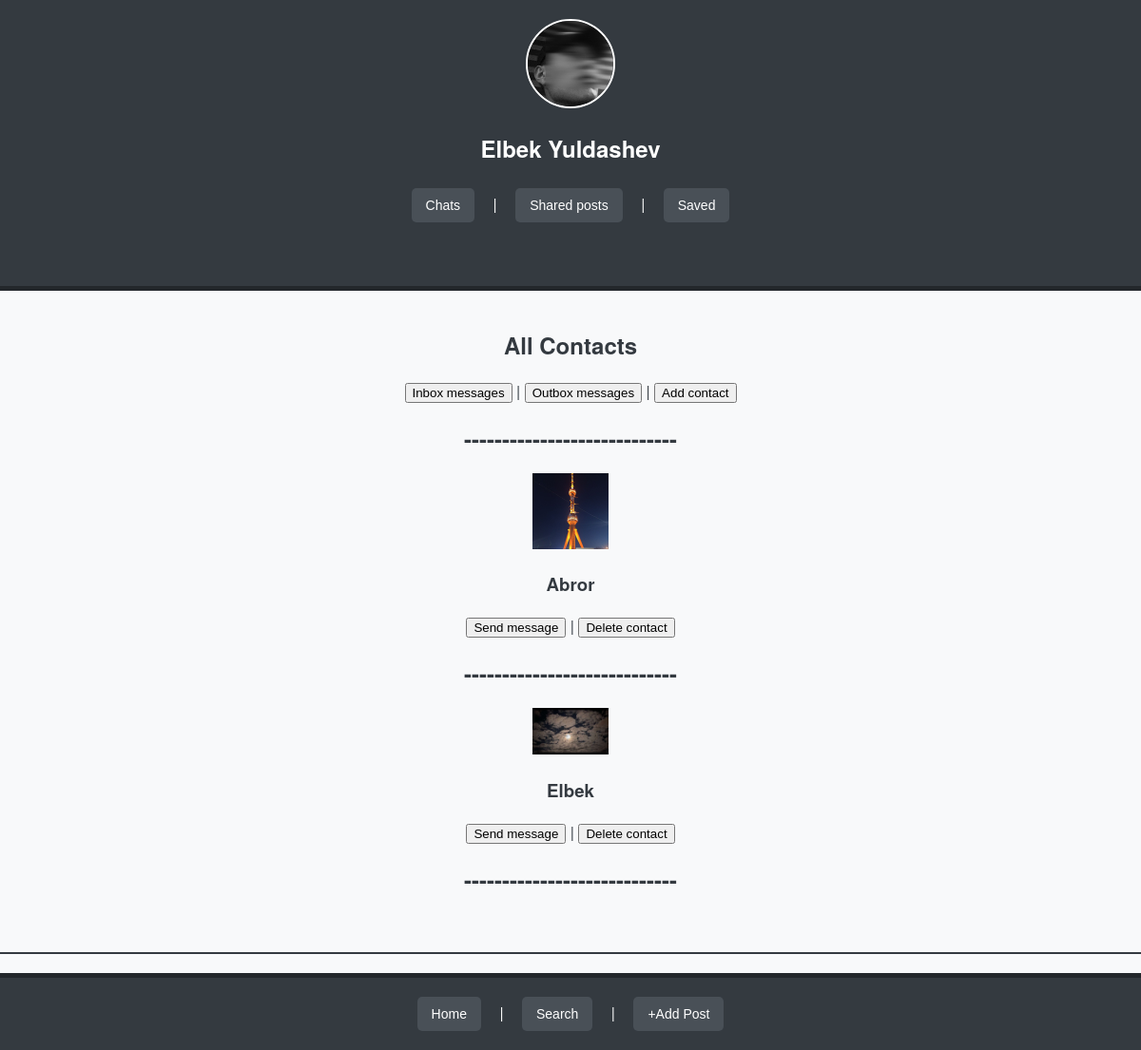
The app's page /chats/contacts-list/ (signed in), older data.
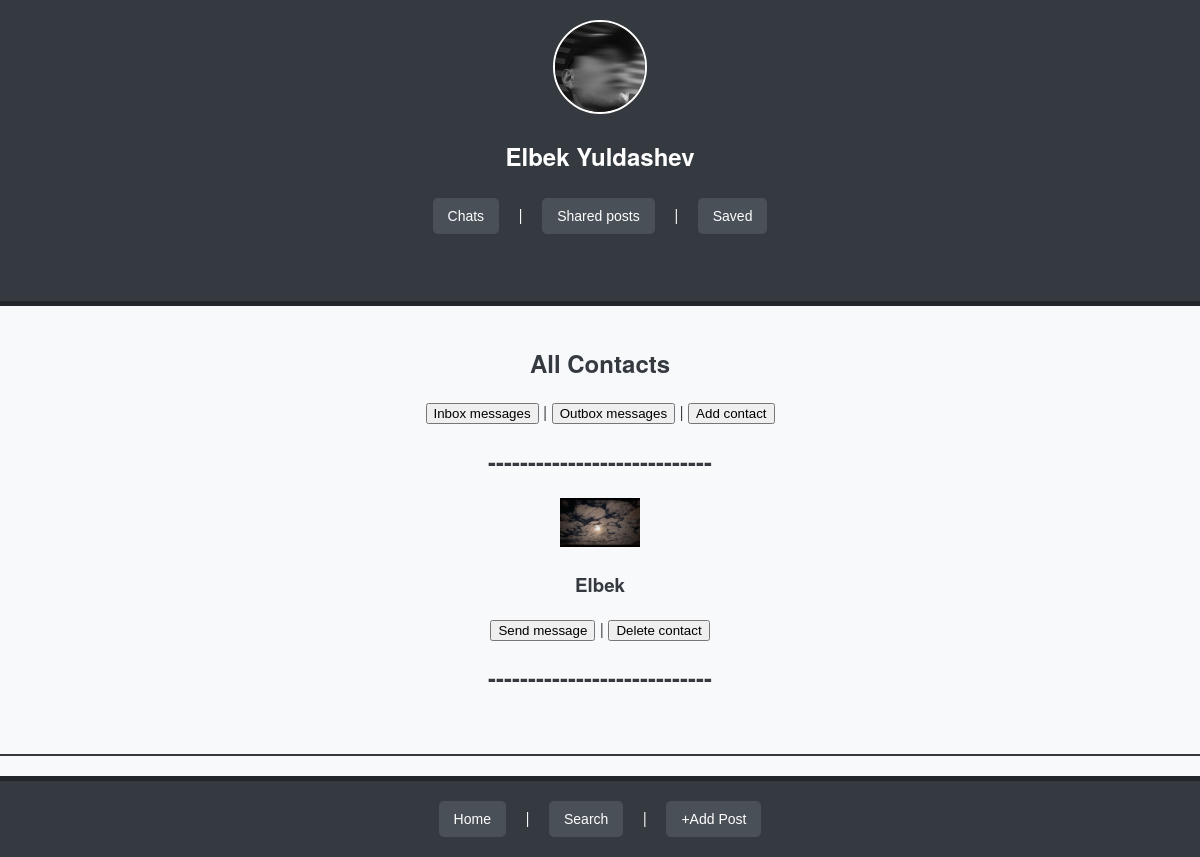
The same page, newer data.
### conversation/models.py (models this page shows, shortened)
class Contacts(models.Model):
    name = models.CharField(max_length=100)
    contact_user = models.ForeignKey(Users, on_delete=models.DO_NOTHING, related_name='contact_user_contacts')
    main_user = models.ForeignKey(Users, on_delete=models.DO_NOTHING, related_name='main_user_contacts')
    created_at = models.DateTimeField(default=timezone.now)
    class Meta:
        db_table = 'contacts'

### users/models.py (models this page shows, shortened)
class Users(AbstractUser):
    image = models.ImageField(upload_to='profile_images/', blank=True, null=True, default='default_user/user_img.png')
    bio = models.TextField(blank=True, null=True)
    class Meta:
        db_table = "Users"

### conversation/views.py (the view)
# urls.py: path('contacts-list/', ContactsListView.as_view(), name='contacts-list'),
class ContactsListView(View):
    def get(self, request):
        contacts = Contacts.objects.filter(main_user=request.user).order_by('name')
        context = {
            'contacts': contacts
        }
        return render(request, 'contacts_list.html', context=context)

### conversation/templates/contacts_list.html (shortened to what this page needs)
{% extends 'base.html' %}
{% block content %}
    <h2>All Contacts</h2>
    <a href="{% url 'conversation:inbox' %}"><button>Inbox messages</button></a> |
    <a href="{% url 'conversation:outbox' %}"><button>Outbox messages</button></a> |
    <a href="{% url 'conversation:add-contact' %}"><button>Add contact</button></a>
    <h2>----------------------------</h2>
    {% for contact in contacts %}
        <a href="{% url 'users:profile' contact.contact_user.pk %}"><img src="{{ contact.contact_user.image.url }}" width="80px"></a>
        {% if contact.name %}
            <h3>{{ contact.name }}</h3>
        {% else %}
            <h3>{{ contact.contact_user.username }}</h3>
        {% endif %}
        <a href="{% url 'conversation:send-message' contact.pk %}"><button>Send message</button></a> | <a href="{% url 'conversation:delete-contact' contact.pk %}"><button>Delete contact</button></a>
        <h2>----------------------------</h2>
    {% endfor %}
{% endblock content %}

Row changes from the older to the newer data that the page shows:
removed Contacts: contact_user.image (picture), name "Abror"
